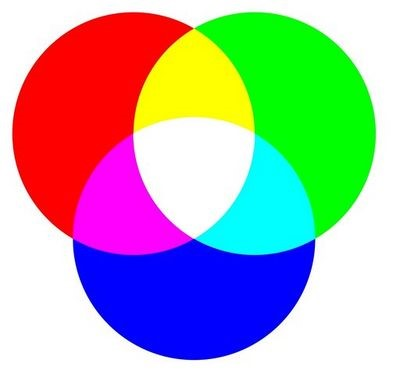
#> input picture 3a_RGB_en_OpenCV/foto_rgb.jpg, 394 x 374 px
$ python 2_de_BGR_a_GRB.py
#> lines starting #> are read from the running program, lines starting #| are printed output that depends on the picture
import cv2
import numpy as np


def main():

        # RGB -> BGR

        bgr = cv2.imread('foto_rgb.jpg')
#> bgr is the input picture: shape (374, 394, 3); mean B, G, R 170, 170.6, 170.1

        print(bgr.shape)
#| (374, 394, 3)

        c1 = bgr[:,:,0]
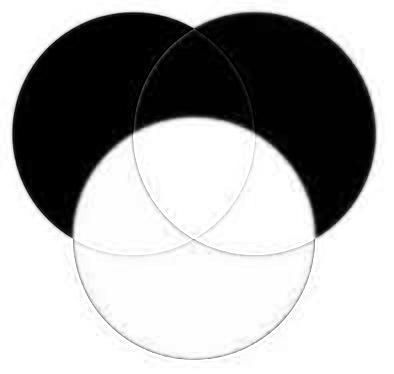
#> c1: shape (374, 394); min 0, max 255, mean 170
        c2 = bgr[:,:,1]
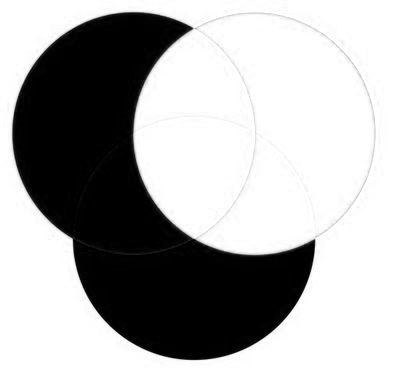
#> c2: shape (374, 394); min 0, max 255, mean 170.6
        c3 = bgr[:,:,2]
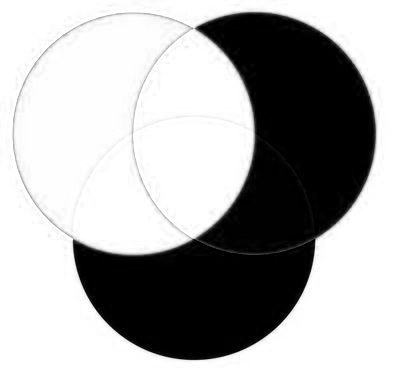
#> c3: shape (374, 394); min 0, max 255, mean 170.1

        cv2.imshow('BGR', np.hstack([c1,c2,c3]))
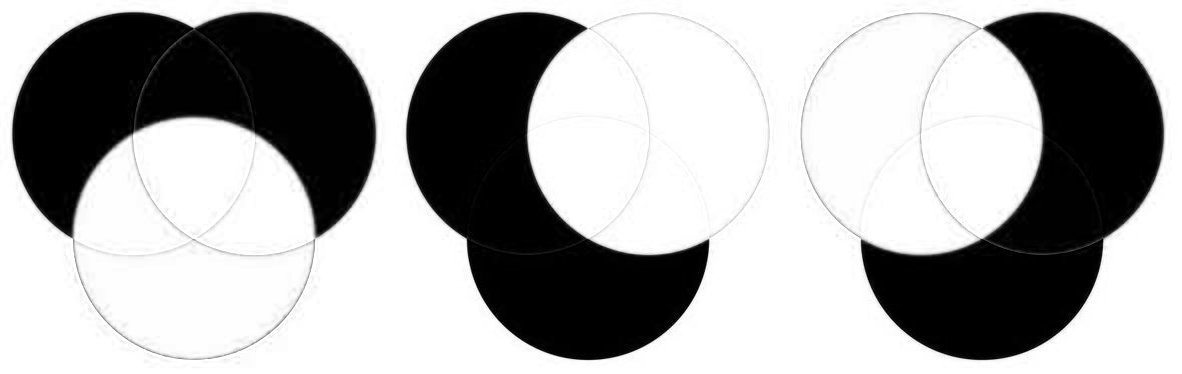
#> window 'BGR': shape (374, 1182); min 0, max 255, mean 170.2

        rgb = cv2.cvtColor(bgr, cv2.COLOR_BGR2RGB)

        c1 = rgb[:,:,0]
        c2 = rgb[:,:,1]
        c3 = rgb[:,:,2]


        cv2.imshow('RGB', np.hstack([c1,c2,c3]))
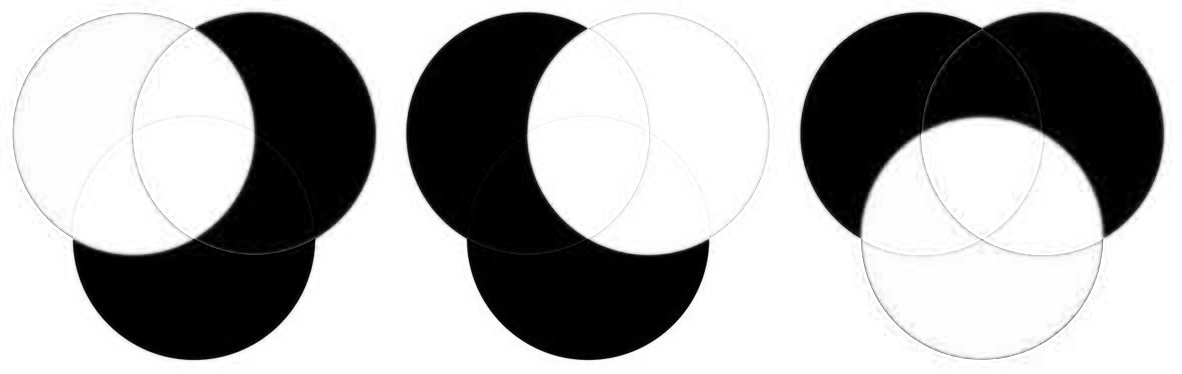
#> window 'RGB': shape (374, 1182); min 0, max 255, mean 170.2


        print(type(bgr))
#| <class 'numpy.ndarray'>
        cv2.waitKey(0)

        cv2.destroyAllWindows()

if __name__ == '__main__':
        main()
